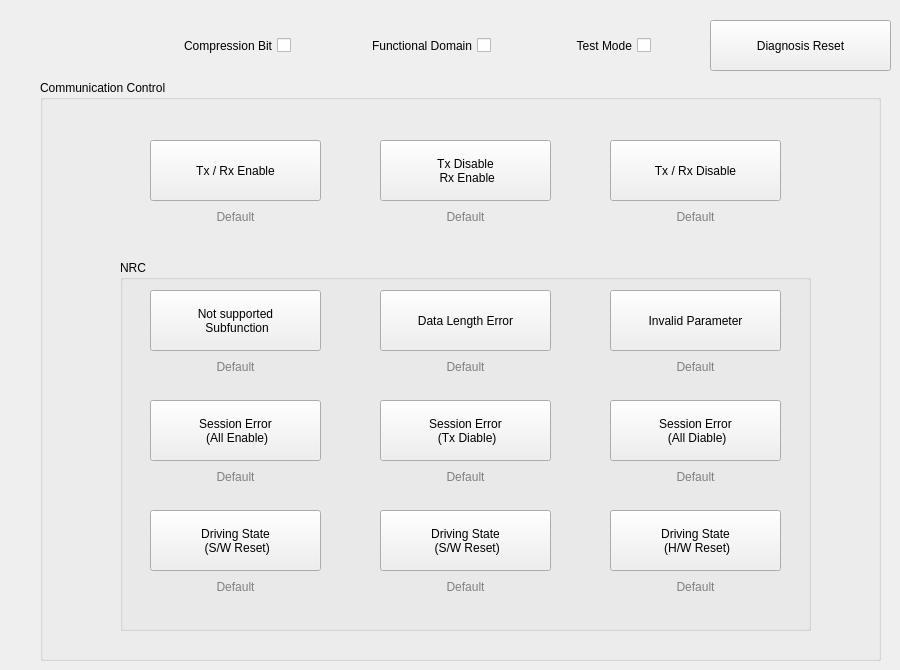
    <widget class="QWidget" name="diagnosis_comm_cont">
     <attribute name="title">
      <string>Diagnosis - Comm Control</string>
     </attribute>
     <widget class="QGroupBox" name="comm_cont_box">
      <property name="geometry">
       <rect>
        <x>40</x>
        <y>80</y>
        <width>841</width>
        <height>581</height>
       </rect>
      </property>
      <property name="title">
       <string>Communication Control</string>
      </property>
      <widget class="QGroupBox" name="comm_cont_nrc_box">
       <property name="geometry">
        <rect>
         <x>80</x>
         <y>180</y>
         <width>691</width>
         <height>371</height>
        </rect>
       </property>
       <property name="title">
        <string>NRC</string>
       </property>
       <widget class="QPushButton" name="btn_comm_cont_nrc_12">
        <property name="geometry">
         <rect>
          <x>30</x>
          <y>30</y>
          <width>171</width>
          <height>61</height>
         </rect>
        </property>
        <property name="text">
         <string>Not supported 
 Subfunction</string>
        </property>
       </widget>
       <widget class="QLabel" name="label_comm_cont_nrc_12">
        <property name="geometry">
         <rect>
          <x>30</x>
          <y>100</y>
          <width>171</width>
          <height>20</height>
         </rect>
        </property>
        <property name="styleSheet">
         <string notr="true">color: gray</string>
        </property>
        <property name="text">
         <string>Default</string>
        </property>
        <property name="alignment">
         <set>Qt::AlignHCenter|Qt::AlignTop</set>
        </property>
       </widget>
       <widget class="QPushButton" name="btn_comm_cont_nrc_13">
        <property name="geometry">
         <rect>
          <x>260</x>
          <y>30</y>
          <width>171</width>
          <height>61</height>
         </rect>
        </property>
        <property name="text">
         <string>Data Length Error</string>
        </property>
       </widget>
       <widget class="QLabel" name="label_comm_cont_nrc_13">
        <property name="geometry">
         <rect>
          <x>260</x>
          <y>100</y>
          <width>171</width>
          <height>20</height>
         </rect>
        </property>
        <property name="styleSheet">
         <string notr="true">color: gray</string>
        </property>
        <property name="text">
         <string>Default</string>
        </property>
        <property name="alignment">
         <set>Qt::AlignHCenter|Qt::AlignTop</set>
        </property>
       </widget>
       <widget class="QPushButton" name="btn_comm_cont_nrc_31">
        <property name="geometry">
         <rect>
          <x>490</x>
          <y>30</y>
          <width>171</width>
          <height>61</height>
         </rect>
        </property>
        <property name="text">
         <string>Invalid Parameter</string>
        </property>
       </widget>
       <widget class="QLabel" name="label_comm_cont_nrc_31">
        <property name="geometry">
         <rect>
          <x>490</x>
          <y>100</y>
          <width>171</width>
          <height>20</height>
         </rect>
        </property>
        <property name="styleSheet">
         <string notr="true">color: gray</string>
        </property>
        <property name="text">
         <string>Default</string>
        </property>
        <property name="alignment">
         <set>Qt::AlignHCenter|Qt::AlignTop</set>
        </property>
       </widget>
       <widget class="QPushButton" name="btn_comm_cont_nrc_7f_all_en">
        <property name="geometry">
         <rect>
          <x>30</x>
          <y>140</y>
          <width>171</width>
          <height>61</height>
         </rect>
        </property>
        <property name="text">
         <string>Session Error 
 (All Enable)</string>
        </property>
       </widget>
       <widget class="QPushButton" name="btn_comm_cont_nrc_7f_tx_dis">
        <property name="geometry">
         <rect>
          <x>260</x>
          <y>140</y>
          <width>171</width>
          <height>61</height>
         </rect>
        </property>
        <property name="text">
         <string>Session Error 
 (Tx Diable)</string>
        </property>
       </widget>
       <widget class="QLabel" name="label_comm_cont_nrc_7f_tx_dis">
        <property name="geometry">
         <rect>
          <x>260</x>
          <y>210</y>
          <width>171</width>
          <height>20</height>
         </rect>
        </property>
        <property name="styleSheet">
         <string notr="true">color: gray</string>
        </property>
        <property name="text">
         <string>Default</string>
        </property>
        <property name="alignment">
         <set>Qt::AlignHCenter|Qt::AlignTop</set>
        </property>
       </widget>
       <widget class="QLabel" name="label_comm_cont_nrc_7f_all_en">
        <property name="geometry">
         <rect>
          <x>30</x>
          <y>210</y>
          <width>171</width>
          <height>20</height>
         </rect>
        </property>
        <property name="styleSheet">
         <string notr="true">color: gray</string>
        </property>
        <property name="text">
         <string>Default</string>
        </property>
        <property name="alignment">
         <set>Qt::AlignHCenter|Qt::AlignTop</set>
        </property>
       </widget>
       <widget class="QLabel" name="label_comm_cont_nrc_7f_all_dis">
        <property name="geometry">
         <rect>
          <x>490</x>
          <y>210</y>
          <width>171</width>
          <height>20</height>
         </rect>
        </property>
        <property name="styleSheet">
         <string notr="true">color: gray</string>
        </property>
        <property name="text">
         <string>Default</string>
        </property>
        <property name="alignment">
         <set>Qt::AlignHCenter|Qt::AlignTop</set>
        </property>
       </widget>
       <widget class="QPushButton" name="btn_comm_cont_nrc_7f_all_dis">
        <property name="geometry">
         <rect>
          <x>490</x>
          <y>140</y>
          <width>171</width>
          <height>61</height>
         </rect>
        </property>
        <property name="text">
         <string>Session Error 
 (All Diable)</string>
        </property>
       </widget>
       <widget class="QPushButton" name="btn_comm_cont_nrc_22_tx_dis">
        <property name="geometry">
         <rect>
          <x>260</x>
          <y>250</y>
          <width>171</width>
          <height>61</height>
         </rect>
        </property>
        <property name="text">
         <string>Driving State 
 (S/W Reset)</string>
        </property>
       </widget>
       <widget class="QLabel" name="label_comm_cont_nrc_22_tx_dis">
        <property name="geometry">
         <rect>
          <x>260</x>
          <y>320</y>
          <width>171</width>
          <height>20</height>
         </rect>
        </property>
        <property name="styleSheet">
         <string notr="true">color: gray</string>
        </property>
        <property name="text">
         <string>Default</string>
        </property>
        <property name="alignment">
         <set>Qt::AlignHCenter|Qt::AlignTop</set>
        </property>
       </widget>
       <widget class="QLabel" name="label_comm_cont_nrc_22_all_dis">
        <property name="geometry">
         <rect>
          <x>490</x>
          <y>320</y>
          <width>171</width>
          <height>20</height>
         </rect>
        </property>
        <property name="styleSheet">
         <string notr="true">color: gray</string>
        </property>
        <property name="text">
         <string>Default</string>
        </property>
        <property name="alignment">
         <set>Qt::AlignHCenter|Qt::AlignTop</set>
        </property>
       </widget>
       <widget class="QPushButton" name="btn_comm_cont_nrc_22_all_dis">
        <property name="geometry">
         <rect>
          <x>490</x>
          <y>250</y>
          <width>171</width>
          <height>61</height>
         </rect>
        </property>
        <property name="text">
         <string>Driving State 
 (H/W Reset)</string>
        </property>
       </widget>
       <widget class="QLabel" name="label_comm_cont_nrc_22_all_en">
        <property name="geometry">
         <rect>
          <x>30</x>
          <y>320</y>
          <width>171</width>
          <height>20</height>
         </rect>
        </property>
        <property name="styleSheet">
         <string notr="true">color: gray</string>
        </property>
        <property name="text">
         <string>Default</string>
        </property>
        <property name="alignment">
         <set>Qt::AlignHCenter|Qt::AlignTop</set>
        </property>
       </widget>
       <widget class="QPushButton" name="btn_comm_cont_nrc_22_all_en">
        <property name="geometry">
         <rect>
          <x>30</x>
          <y>250</y>
          <width>171</width>
          <height>61</height>
         </rect>
        </property>
        <property name="text">
         <string>Driving State 
 (S/W Reset)</string>
        </property>
       </widget>
      </widget>
      <widget class="QLabel" name="label_comm_cont_all_en">
       <property name="geometry">
        <rect>
         <x>110</x>
         <y>130</y>
         <width>171</width>
         <height>20</height>
        </rect>
       </property>
       <property name="styleSheet">
        <string notr="true">color: gray</string>
       </property>
       <property name="text">
        <string>Default</string>
       </property>
       <property name="alignment">
        <set>Qt::AlignHCenter|Qt::AlignTop</set>
       </property>
      </widget>
      <widget class="QPushButton" name="btn_comm_cont_all_en">
       <property name="geometry">
        <rect>
         <x>110</x>
         <y>60</y>
         <width>171</width>
         <height>61</height>
        </rect>
       </property>
       <property name="text">
        <string>Tx / Rx Enable</string>
       </property>
      </widget>
      <widget class="QPushButton" name="btn_comm_cont_tx_dis">
       <property name="geometry">
        <rect>
         <x>340</x>
         <y>60</y>
         <width>171</width>
         <height>61</height>
        </rect>
       </property>
       <property name="text">
        <string>Tx Disable 
 Rx Enable</string>
       </property>
      </widget>
      <widget class="QLabel" name="label_comm_cont_tx_dis">
       <property name="geometry">
        <rect>
         <x>320</x>
         <y>130</y>
         <width>211</width>
         <height>41</height>
        </rect>
       </property>
       <property name="styleSheet">
        <string notr="true">color: gray</string>
       </property>
       <property name="text">
        <string>Default</string>
       </property>
       <property name="alignment">
        <set>Qt::AlignHCenter|Qt::AlignTop</set>
       </property>
      </widget>
      <widget class="QLabel" name="label_comm_cont_all_dis">
       <property name="geometry">
        <rect>
         <x>560</x>
         <y>130</y>
         <width>191</width>
         <height>41</height>
        </rect>
       </property>
       <property name="styleSheet">
        <string notr="true">color: gray</string>
       </property>
       <property name="text">
        <string>Default</string>
       </property>
       <property name="alignment">
        <set>Qt::AlignHCenter|Qt::AlignTop</set>
       </property>
      </widget>
      <widget class="QPushButton" name="btn_comm_cont_all_dis">
       <property name="geometry">
        <rect>
         <x>570</x>
         <y>60</y>
         <width>171</width>
         <height>61</height>
        </rect>
       </property>
       <property name="text">
        <string>Tx / Rx Disable</string>
       </property>
      </widget>
     </widget>
     <widget class="QPushButton" name="btn_diag_reset_comm_cont">
      <property name="geometry">
       <rect>
        <x>710</x>
        <y>20</y>
        <width>181</width>
        <height>51</height>
       </rect>
      </property>
      <property name="text">
       <string>Diagnosis Reset</string>
      </property>
     </widget>
     <widget class="QCheckBox" name="chkbox_diag_test_mode_comm_cont">
      <property name="geometry">
       <rect>
        <x>510</x>
        <y>30</y>
        <width>141</width>
        <height>31</height>
       </rect>
      </property>
      <property name="layoutDirection">
       <enum>Qt::RightToLeft</enum>
      </property>
      <property name="text">
       <string>Test Mode</string>
      </property>
     </widget>
     <widget class="QCheckBox" name="chkbox_diag_functional_domain_comm_cont">
      <property name="geometry">
       <rect>
        <x>310</x>
        <y>30</y>
        <width>181</width>
        <height>31</height>
       </rect>
      </property>
      <property name="layoutDirection">
       <enum>Qt::RightToLeft</enum>
      </property>
      <property name="text">
       <string>Functional Domain</string>
      </property>
     </widget>
     <widget class="QCheckBox" name="chkbox_diag_compression_bit_comm_cont">
      <property name="geometry">
       <rect>
        <x>110</x>
        <y>30</y>
        <width>181</width>
        <height>31</height>
       </rect>
      </property>
      <property name="layoutDirection">
       <enum>Qt::RightToLeft</enum>
      </property>
      <property name="text">
       <string>Compression Bit</string>
      </property>
     </widget>
    </widget>
